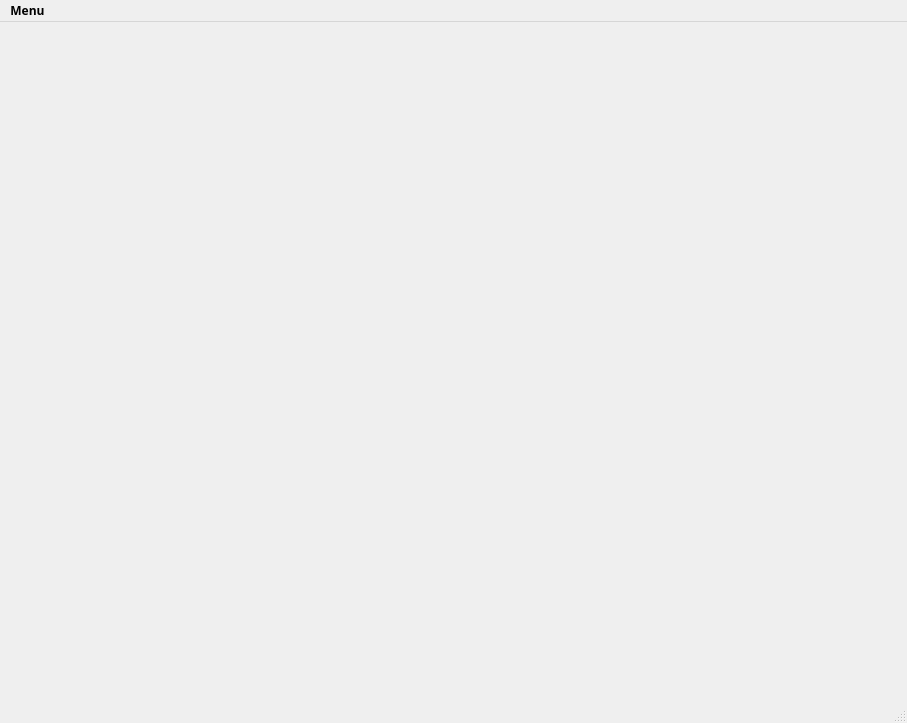
<?xml version="1.0" encoding="UTF-8"?>
<ui version="4.0">
 <class>MainWindow</class>
 <widget class="QMainWindow" name="MainWindow">
  <property name="geometry">
   <rect>
    <x>0</x>
    <y>0</y>
    <width>907</width>
    <height>723</height>
   </rect>
  </property>
  <property name="font">
   <font>
    <family>Arial Black</family>
    <weight>75</weight>
    <bold>true</bold>
   </font>
  </property>
  <property name="windowTitle">
   <string>Thareos</string>
  </property>
  <widget class="QWidget" name="centralwidget"/>
  <widget class="QMenuBar" name="menubar">
   <property name="geometry">
    <rect>
     <x>0</x>
     <y>0</y>
     <width>907</width>
     <height>23</height>
    </rect>
   </property>
   <widget class="QMenu" name="menuFile">
    <property name="title">
     <string>Menu</string>
    </property>
    <addaction name="actionNew"/>
    <addaction name="separator"/>
    <addaction name="actionExit"/>
   </widget>
   <addaction name="menuFile"/>
  </widget>
  <widget class="QStatusBar" name="statusbar"/>
  <action name="actionNew">
   <property name="text">
    <string>Log Out</string>
   </property>
  </action>
  <action name="actionExit">
   <property name="text">
    <string>Exit</string>
   </property>
  </action>
 </widget>
 <resources/>
 <connections/>
</ui>
